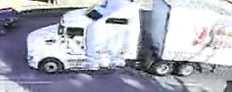
#> input picture images/train/articulated_truck/00000212.jpg, 232 x 92 px, given in place of 00000004.jpg, which was not available
$ jupyter execute --allow-errors Binary_Classification_Preprocessing.ipynb   (older library calls are emulated)   (text cells are left out)
#> lines starting #> are read from the running program, lines starting #| are printed output that depends on the picture; pictures that were not available may be replaced by others from this repository, and a replacement may not be noted
[cell 1]
# All the necessary imports, no bloat here!
import os
import time
import numpy as np
from PIL import Image

[cell 2]
# process_images loads, converts, rotates, flattens, and stores the images

def process_images(filename, img_array, target, directory):

# Open the image and convert to 8bit grayscale
    image = Image.open(filename).convert('L')

# Resize image with antialias filter
    image = image.resize((width, height), Image.ANTIALIAS)

# Flatten the matrix to an array and then reshape to a row vector
    flatimage = np.ravel(np.array(image)).reshape((1,length))

# Stack starter image onto the array and update target
    img_array = np.vstack((img_array, flatimage))
    target.append(directory)


# Create a 45degree tilt 7 times for more images, flatten and stack, update target
    for i in range(1,8):
        newimage = image.rotate((45 * i))
        flatnewimage = np.ravel(np.array(newimage)).reshape((1,length))
        img_array = np.vstack((img_array, flatnewimage))
        target.append(directory)
        newimage.close()
        image.close()

        if (len(img_array) % 1000 == 0):
            print(f'{len(img_array)} images processed')

    return img_array

[cell 3]
# From the given directory, step though each file. If it's an image, process it

def get_images(directory, img_array, target):

# Create the complete image directory
    imgdir = '../../images/train/' + directory + '/'

    i = 0;

# Step through the files, processing the .jpg's
    for file in os.listdir(imgdir):

        filename = os.fsdecode(file)
        if filename.endswith(".jpg"):
            fullfile = imgdir + filename
            img_array = process_images(fullfile, img_array, target, directory)
        else:
            continue


# Limiter, currenty twice # of mc's
        if i == 4000:
            break

        i += 1

    return img_array

[cell 4]
# Constants

# List of directory names
directory_list = ['car', 'motorcycle']

# height and width of images, length of flattened array
width = height = 28
length = width * height

num_dir = len(directory_list)

# save file name. If you needed a comment to figure this one out, go lie down and put a wet towel on your head
img_save_file = ('../../data/imagefile')
target_save_file = ('../../data/targetfile')

[cell 5]
# Get the first image and use it to create the array and target list
# I don't know why, but I can't figure out how to create an empty array, so I'll create
# an array with the first image

# open and convert to 8bit grayscale
imagefile = '../../images/train/car/00000004.jpg'
im1 = Image.open(imagefile).convert('L')
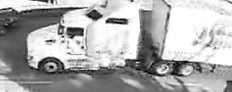
#> im1: PIL image 232x92 L; min 1, max 255, mean 172.4


# resize with antialias filter
im1 = im1.resize((width, height), Image.ANTIALIAS)
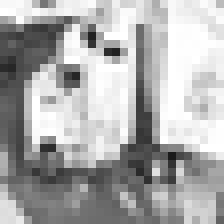
#> im1: PIL image 28x28 L (shown 8 times larger); min 27, max 255, mean 172.2


# reshape
image_array = np.ravel(np.array(im1)).reshape((1,length))


# Close the image and release it
im1.close()


# Create the targetlist
image_target = ['car']

[cell 6]
# Step throught the directory list and get the images in each directory
start_time = time.time()
print(f'Getting {(1982 + 4000) * 8} images.')

#> (the rest of this cell did not finish here and is left out)

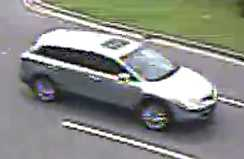
#> input picture images/train/car/00000042.jpg, 244 x 159 px
#> in process_images, `image = Image.open(filename).convert('L')`:
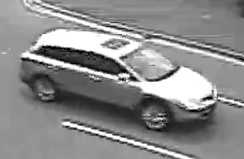
#> image: PIL image 244x159 L; min 0, max 255, mean 138.3
#> in process_images, `image = image.resize((width, height), Image.ANTIALIAS)`:
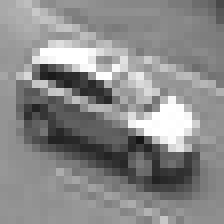
#> image: PIL image 28x28 L (shown 8 times larger); min 21, max 255, mean 138.1
#> the loop in process_images, `for i in range(1,8):` made 2 passes
#> pass 1, in process_images, `newimage = image.rotate((45 * i))`:
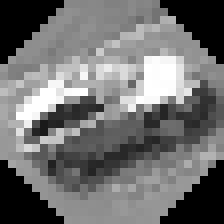
#> newimage: PIL image 28x28 L (shown 8 times larger); min 0, max 255, mean 112.3
